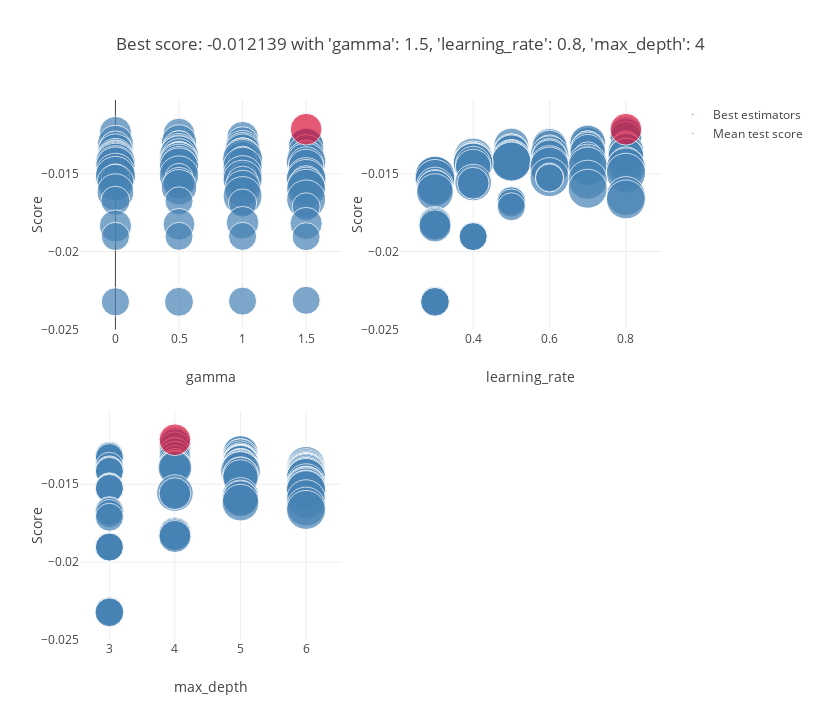

The code cell stored with this chart in its notebook:
### Code cell
cv_results = pd.DataFrame(grid_search.cv_results_).sort_values(by=['rank_test_score', 'mean_fit_time'])
detailed_results["XG"] = cv_results.iloc[0]


display(cv_results)
scores['xg_train'] = grid_result.best_score_
plot_grid_search(grid_result)
scores['xg_test']  = brier_score_loss(y_test,grid_search.best_estimator_.predict_proba(X_test)[:,1]
 )

### Figure 1 — Plotly figure (JSON) as saved in the notebook; plotly's stock layout.template omitted (floating-point values rounded to 4 significant figures)
{"data": [{"marker": {"color": "SteelBlue", "size": [1.027, 1.008, 1.009, 1.246, 0.9993, 0.9961, 1.267, 0.7896, 0.7753, 1.239, 0.7812, 1.244, 0.9981, 1.004, 0.7784, 1.252, 1.247, 1.008, 1.281, 1.242, 1.262, 1.249, 1.24, 1.009, 1.048, 1.507, 0.9928, 0.9963, 1.264, 0.7938, 1.014, 1.247, 1.246, 0.9964, 1.128, 1.526, 1.237, 1.253, 0.7866, 1.577, 0.7855, 1.54, 1.565, 0.7842, 1.521, 1.521, 1.52, 1.525, 1.577, 1.512, 1.24, 1.252, 1.516, 1.516, 1.516, 1.248, 1.513, 1.537, 1.527, 1.535, 0.7862, 1.585, 0.788, 1.511, 0.7785, 0.7868, 1.568, 1.509, 0.997, 1.012, 1.33, 1.008, 1.353, 1.245, 1.281, 1.506, 1.339, 1.501, 1.504, 0.8445, 0.7868, 0.7931, 0.7811, 1.053, 1.028, 1.004, 1.03, 0.7792, 0.783, 0.7888, 0.7787, 0.7824, 0.7834, 0.7934, 0.831], "sizemin": 4, "sizemode": "area", "sizeref": 0.001982}, "mode": "markers", "name": "Mean test score", "showlegend": true, "text": ["'gamma': 0,<br /> 'learning_rate': 0.8,<br /> 'max_depth': 4", "'gamma': 0.5,<br /> 'learning_rate': 0.8,<br /> 'max_depth': 4", "'gamma': 1,<br /> 'learning_rate': 0.8,<br /> 'max_depth': 4", "'gamma': 0.5,<br /> 'learning_rate': 0.7,<br /> 'max_depth': 5", "'gamma': 1,<br /> 'learning_rate': 0.7,<br /> 'max_depth': 4", "'gamma': 1.5,<br /> 'learning_rate': 0.7,<br /> 'max_depth': 4", "'gamma': 0,<br /> 'learning_rate': 0.7,<br /> 'max_depth': 5", "'gamma': 0.5,<br /> 'learning_rate': 0.8,<br /> 'max_depth': 3", "'gamma': 1.5,<br /> 'learning_rate': 0.8,<br /> 'max_depth': 3", "'gamma': 1.5,<br /> 'learning_rate': 0.5,<br /> 'max_depth': 5", "'gamma': 0,<br /> 'learning_rate': 0.8,<br /> 'max_depth': 3", "'gamma': 1.5,<br /> 'learning_rate': 0.6,<br /> 'max_depth': 5", "'gamma': 0.5,<br /> 'learning_rate': 0.7,<br /> 'max_depth': 4", "'gamma': 0,<br /> 'learning_rate': 0.7,<br /> 'max_depth': 4", "'gamma': 1,<br /> 'learning_rate': 0.8,<br /> 'max_depth': 3", "'gamma': 1,<br /> 'learning_rate': 0.6,<br /> 'max_depth': 5", "'gamma': 1,<br /> 'learning_rate': 0.7,<br /> 'max_depth': 5", "'gamma': 1.5,<br /> 'learning_rate': 0.6,<br /> 'max_depth': 4", "'gamma': 0.5,<br /> 'learning_rate': 0.8,<br /> 'max_depth': 5", "'gamma': 1,<br /> 'learning_rate': 0.5,<br /> 'max_depth': 5", "'gamma': 0,<br /> 'learning_rate': 0.5,<br /> 'max_depth': 5", "'gamma': 1.5,<br /> 'learning_rate': 0.7,<br /> 'max_depth': 5", "'gamma': 0.5,<br /> 'learning_rate': 0.5,<br /> 'max_depth': 5", "'gamma': 0.5,<br /> 'learning_rate': 0.6,<br /> 'max_depth': 4", "'gamma': 1,<br /> 'learning_rate': 0.6,<br /> 'max_depth': 4", "'gamma': 0.5,<br /> 'learning_rate': 0.6,<br /> 'max_depth': 6", "'gamma': 0,<br /> 'learning_rate': 0.6,<br /> 'max_depth': 4", "'gamma': 1.5,<br /> 'learning_rate': 0.5,<br /> 'max_depth': 4", "'gamma': 1,<br /> 'learning_rate': 0.8,<br /> 'max_depth': 5", "'gamma': 1.5,<br /> 'learning_rate': 0.7,<br /> 'max_depth': 3", "'gamma': 0,<br /> 'learning_rate': 0.5,<br /> 'max_depth': 4", "'gamma': 0,<br /> 'learning_rate': 0.8,<br /> 'max_depth': 5", "'gamma': 0.5,<br /> 'learning_rate': 0.6,<br /> 'max_depth': 5", "'gamma': 0.5,<br /> 'learning_rate': 0.5,<br /> 'max_depth': 4", "'gamma': 1,<br /> 'learning_rate': 0.5,<br /> 'max_depth': 4", "'gamma': 1,<br /> 'learning_rate': 0.4,<br /> 'max_depth': 6", "'gamma': 0,<br /> 'learning_rate': 0.6,<br /> 'max_depth': 5", "'gamma': 1,<br /> 'learning_rate': 0.4,<br /> 'max_depth': 5", "'gamma': 0,<br /> 'learning_rate': 0.7,<br /> 'max_depth': 3", "'gamma': 1,<br /> 'learning_rate': 0.5,<br /> 'max_depth': 6", "'gamma': 1,<br /> 'learning_rate': 0.7,<br /> 'max_depth': 3", "'gamma': 1.5,<br /> 'learning_rate': 0.5,<br /> 'max_depth': 6", "'gamma': 0,<br /> 'learning_rate': 0.4,<br /> 'max_depth': 5", "'gamma': 0.5,<br /> 'learning_rate': 0.7,<br /> 'max_depth': 3", "'gamma': 0.5,<br /> 'learning_rate': 0.5,<br /> 'max_depth': 6", "'gamma': 0,<br /> 'learning_rate': 0.5,<br /> 'max_depth': 6", "'gamma': 0.5,<br /> 'learning_rate': 0.4,<br /> 'max_depth': 6", "'gamma': 1.5,<br /> 'learning_rate': 0.4,<br /> 'max_depth': 6", "'gamma': 0,<br /> 'learning_rate': 0.4,<br /> 'max_depth': 6", "'gamma': 0.5,<br /> 'learning_rate': 0.7,<br /> 'max_depth': 6", "'gamma': 0.5,<br /> 'learning_rate': 0.4,<br /> 'max_depth': 5", "'gamma': 1.5,<br /> 'learning_rate': 0.8,<br /> 'max_depth': 5", "'gamma': 0,<br /> 'learning_rate': 0.6,<br /> 'max_depth': 6", "'gamma': 0,<br /> 'learning_rate': 0.7,<br /> 'max_depth': 6", "'gamma': 1,<br /> 'learning_rate': 0.6,<br /> 'max_depth': 6", "'gamma': 1.5,<br /> 'learning_rate': 0.4,<br /> 'max_depth': 5", "'gamma': 0.5,<br /> 'learning_rate': 0.8,<br /> 'max_depth': 6", "'gamma': 0,<br /> 'learning_rate': 0.8,<br /> 'max_depth': 6", "'gamma': 1,<br /> 'learning_rate': 0.3,<br /> 'max_depth': 6", "'gamma': 0.5,<br /> 'learning_rate': 0.3,<br /> 'max_depth': 6", "'gamma': 1,<br /> 'learning_rate': 0.6,<br /> 'max_depth': 3", "'gamma': 0,<br /> 'learning_rate': 0.3,<br /> 'max_depth': 6", "'gamma': 1.5,<br /> 'learning_rate': 0.6,<br /> 'max_depth': 3", "'gamma': 1.5,<br /> 'learning_rate': 0.6,<br /> 'max_depth': 6", "'gamma': 0.5,<br /> 'learning_rate': 0.6,<br /> 'max_depth': 3", "'gamma': 0,<br /> 'learning_rate': 0.6,<br /> 'max_depth': 3", "'gamma': 1.5,<br /> 'learning_rate': 0.3,<br /> 'max_depth': 6", "'gamma': 1,<br /> 'learning_rate': 0.7,<br /> 'max_depth': 6", "'gamma': 1.5,<br /> 'learning_rate': 0.4,<br /> 'max_depth': 4", "'gamma': 1,<br /> 'learning_rate': 0.4,<br /> 'max_depth': 4", "'gamma': 0,<br /> 'learning_rate': 0.4,<br /> 'max_depth': 4", "'gamma': 0.5,<br /> 'learning_rate': 0.4,<br /> 'max_depth': 4", "'gamma': 1.5,<br /> 'learning_rate': 0.3,<br /> 'max_depth': 5", "'gamma': 0.5,<br /> 'learning_rate': 0.3,<br /> 'max_depth': 5", "'gamma': 1,<br /> 'learning_rate': 0.3,<br /> 'max_depth': 5", "'gamma': 1.5,<br /> 'learning_rate': 0.7,<br /> 'max_depth': 6", "'gamma': 0,<br /> 'learning_rate': 0.3,<br /> 'max_depth': 5", "'gamma': 1,<br /> 'learning_rate': 0.8,<br /> 'max_depth': 6", "'gamma': 1.5,<br /> 'learning_rate': 0.8,<br /> 'max_depth': 6", "'gamma': 0,<br /> 'learning_rate': 0.5,<br /> 'max_depth': 3", "'gamma': 0.5,<br /> 'learning_rate': 0.5,<br /> 'max_depth': 3", "'gamma': 1,<br /> 'learning_rate': 0.5,<br /> 'max_depth': 3", "'gamma': 1.5,<br /> 'learning_rate': 0.5,<br /> 'max_depth': 3", "'gamma': 1,<br /> 'learning_rate': 0.3,<br /> 'max_depth': 4", "'gamma': 1.5,<br /> 'learning_rate': 0.3,<br /> 'max_depth': 4", "'gamma': 0.5,<br /> 'learning_rate': 0.3,<br /> 'max_depth': 4", "'gamma': 0,<br /> 'learning_rate': 0.3,<br /> 'max_depth': 4", "'gamma': 0.5,<br /> 'learning_rate': 0.4,<br /> 'max_depth': 3", "'gamma': 1,<br /> 'learning_rate': 0.4,<br /> 'max_depth': 3", "'gamma': 0,<br /> 'learning_rate': 0.4,<br /> 'max_depth': 3", "'gamma': 1.5,<br /> 'learning_rate': 0.4,<br /> 'max_depth': 3", "'gamma': 1.5,<br /> 'learning_rate': 0.3,<br /> 'max_depth': 3", "'gamma': 1,<br /> 'learning_rate': 0.3,<br /> 'max_depth': 3", "'gamma': 0,<br /> 'learning_rate': 0.3,<br /> 'max_depth': 3", "'gamma': 0.5,<br /> 'learning_rate': 0.3,<br /> 'max_depth': 3"], "type": "scatter", "x": [0, 0.5, 1, 0.5, 1, 1.5, 0, 0.5, 1.5, 1.5, 0, 1.5, 0.5, 0, 1, 1, 1, 1.5, 0.5, 1, 0, 1.5, 0.5, 0.5, 1, 0.5, 0, 1.5, 1, 1.5, 0, 0, 0.5, 0.5, 1, 1, 0, 1, 0, 1, 1, 1.5, 0, 0.5, 0.5, 0, 0.5, 1.5, 0, 0.5, 0.5, 1.5, 0, 0, 1, 1.5, 0.5, 0, 1, 0.5, 1, 0, 1.5, 1.5, 0.5, 0, 1.5, 1, 1.5, 1, 0, 0.5, 1.5, 0.5, 1, 1.5, 0, 1, 1.5, 0, 0.5, 1, 1.5, 1, 1.5, 0.5, 0, 0.5, 1, 0, 1.5, 1.5, 1, 0, 0.5], "xaxis": "x", "y": [-0.01235, -0.01245, -0.01266, -0.01299, -0.013, -0.01303, -0.01304, -0.01315, -0.01318, -0.0132, -0.01321, -0.01323, -0.01325, -0.01327, -0.01329, -0.01335, -0.01348, -0.01352, -0.01356, -0.01358, -0.01359, -0.01362, -0.01364, -0.01374, -0.01374, -0.01382, -0.01383, -0.01384, -0.01385, -0.01386, -0.01386, -0.01387, -0.01389, -0.01393, -0.01395, -0.01397, -0.01397, -0.01408, -0.01408, -0.01408, -0.01413, -0.01414, -0.01417, -0.01418, -0.0142, -0.01422, -0.01425, -0.01427, -0.01432, -0.01435, -0.01438, -0.01441, -0.01445, -0.01454, -0.01455, -0.01457, -0.0146, -0.01495, -0.0151, -0.01512, -0.01517, -0.01517, -0.0152, -0.01522, -0.01523, -0.01527, -0.01536, -0.01538, -0.0155, -0.01554, -0.01557, -0.01561, -0.01577, -0.01587, -0.01594, -0.01596, -0.01618, -0.01643, -0.01665, -0.01674, -0.01675, -0.01689, -0.01712, -0.01815, -0.01819, -0.01825, -0.01836, -0.01902, -0.01902, -0.01903, -0.01904, -0.02314, -0.02319, -0.02323, -0.02323], "yaxis": "y"}, {"marker": {"color": "Crimson", "size": [0.9997], "sizemin": 4, "sizemode": "area", "sizeref": 0.001982}, "mode": "markers", "name": "Best estimators", "showlegend": true, "text": ["{'gamma': 1.5, 'learning_rate': 0.8, 'max_depth': 4}"], "type": "scatter", "x": [1.5], "xaxis": "x", "y": [-0.01214], "yaxis": "y"}, {"marker": {"color": "SteelBlue", "size": [1.027, 1.008, 1.009, 1.246, 0.9993, 0.9961, 1.267, 0.7896, 0.7753, 1.239, 0.7812, 1.244, 0.9981, 1.004, 0.7784, 1.252, 1.247, 1.008, 1.281, 1.242, 1.262, 1.249, 1.24, 1.009, 1.048, 1.507, 0.9928, 0.9963, 1.264, 0.7938, 1.014, 1.247, 1.246, 0.9964, 1.128, 1.526, 1.237, 1.253, 0.7866, 1.577, 0.7855, 1.54, 1.565, 0.7842, 1.521, 1.521, 1.52, 1.525, 1.577, 1.512, 1.24, 1.252, 1.516, 1.516, 1.516, 1.248, 1.513, 1.537, 1.527, 1.535, 0.7862, 1.585, 0.788, 1.511, 0.7785, 0.7868, 1.568, 1.509, 0.997, 1.012, 1.33, 1.008, 1.353, 1.245, 1.281, 1.506, 1.339, 1.501, 1.504, 0.8445, 0.7868, 0.7931, 0.7811, 1.053, 1.028, 1.004, 1.03, 0.7792, 0.783, 0.7888, 0.7787, 0.7824, 0.7834, 0.7934, 0.831], "sizemin": 4, "sizemode": "area", "sizeref": 0.001982}, "mode": "markers", "name": "Mean test score", "showlegend": false, "text": ["'gamma': 0,<br /> 'learning_rate': 0.8,<br /> 'max_depth': 4", "'gamma': 0.5,<br /> 'learning_rate': 0.8,<br /> 'max_depth': 4", "'gamma': 1,<br /> 'learning_rate': 0.8,<br /> 'max_depth': 4", "'gamma': 0.5,<br /> 'learning_rate': 0.7,<br /> 'max_depth': 5", "'gamma': 1,<br /> 'learning_rate': 0.7,<br /> 'max_depth': 4", "'gamma': 1.5,<br /> 'learning_rate': 0.7,<br /> 'max_depth': 4", "'gamma': 0,<br /> 'learning_rate': 0.7,<br /> 'max_depth': 5", "'gamma': 0.5,<br /> 'learning_rate': 0.8,<br /> 'max_depth': 3", "'gamma': 1.5,<br /> 'learning_rate': 0.8,<br /> 'max_depth': 3", "'gamma': 1.5,<br /> 'learning_rate': 0.5,<br /> 'max_depth': 5", "'gamma': 0,<br /> 'learning_rate': 0.8,<br /> 'max_depth': 3", "'gamma': 1.5,<br /> 'learning_rate': 0.6,<br /> 'max_depth': 5", "'gamma': 0.5,<br /> 'learning_rate': 0.7,<br /> 'max_depth': 4", "'gamma': 0,<br /> 'learning_rate': 0.7,<br /> 'max_depth': 4", "'gamma': 1,<br /> 'learning_rate': 0.8,<br /> 'max_depth': 3", "'gamma': 1,<br /> 'learning_rate': 0.6,<br /> 'max_depth': 5", "'gamma': 1,<br /> 'learning_rate': 0.7,<br /> 'max_depth': 5", "'gamma': 1.5,<br /> 'learning_rate': 0.6,<br /> 'max_depth': 4", "'gamma': 0.5,<br /> 'learning_rate': 0.8,<br /> 'max_depth': 5", "'gamma': 1,<br /> 'learning_rate': 0.5,<br /> 'max_depth': 5", "'gamma': 0,<br /> 'learning_rate': 0.5,<br /> 'max_depth': 5", "'gamma': 1.5,<br /> 'learning_rate': 0.7,<br /> 'max_depth': 5", "'gamma': 0.5,<br /> 'learning_rate': 0.5,<br /> 'max_depth': 5", "'gamma': 0.5,<br /> 'learning_rate': 0.6,<br /> 'max_depth': 4", "'gamma': 1,<br /> 'learning_rate': 0.6,<br /> 'max_depth': 4", "'gamma': 0.5,<br /> 'learning_rate': 0.6,<br /> 'max_depth': 6", "'gamma': 0,<br /> 'learning_rate': 0.6,<br /> 'max_depth': 4", "'gamma': 1.5,<br /> 'learning_rate': 0.5,<br /> 'max_depth': 4", "'gamma': 1,<br /> 'learning_rate': 0.8,<br /> 'max_depth': 5", "'gamma': 1.5,<br /> 'learning_rate': 0.7,<br /> 'max_depth': 3", "'gamma': 0,<br /> 'learning_rate': 0.5,<br /> 'max_depth': 4", "'gamma': 0,<br /> 'learning_rate': 0.8,<br /> 'max_depth': 5", "'gamma': 0.5,<br /> 'learning_rate': 0.6,<br /> 'max_depth': 5", "'gamma': 0.5,<br /> 'learning_rate': 0.5,<br /> 'max_depth': 4", "'gamma': 1,<br /> 'learning_rate': 0.5,<br /> 'max_depth': 4", "'gamma': 1,<br /> 'learning_rate': 0.4,<br /> 'max_depth': 6", "'gamma': 0,<br /> 'learning_rate': 0.6,<br /> 'max_depth': 5", "'gamma': 1,<br /> 'learning_rate': 0.4,<br /> 'max_depth': 5", "'gamma': 0,<br /> 'learning_rate': 0.7,<br /> 'max_depth': 3", "'gamma': 1,<br /> 'learning_rate': 0.5,<br /> 'max_depth': 6", "'gamma': 1,<br /> 'learning_rate': 0.7,<br /> 'max_depth': 3", "'gamma': 1.5,<br /> 'learning_rate': 0.5,<br /> 'max_depth': 6", "'gamma': 0,<br /> 'learning_rate': 0.4,<br /> 'max_depth': 5", "'gamma': 0.5,<br /> 'learning_rate': 0.7,<br /> 'max_depth': 3", "'gamma': 0.5,<br /> 'learning_rate': 0.5,<br /> 'max_depth': 6", "'gamma': 0,<br /> 'learning_rate': 0.5,<br /> 'max_depth': 6", "'gamma': 0.5,<br /> 'learning_rate': 0.4,<br /> 'max_depth': 6", "'gamma': 1.5,<br /> 'learning_rate': 0.4,<br /> 'max_depth': 6", "'gamma': 0,<br /> 'learning_rate': 0.4,<br /> 'max_depth': 6", "'gamma': 0.5,<br /> 'learning_rate': 0.7,<br /> 'max_depth': 6", "'gamma': 0.5,<br /> 'learning_rate': 0.4,<br /> 'max_depth': 5", "'gamma': 1.5,<br /> 'learning_rate': 0.8,<br /> 'max_depth': 5", "'gamma': 0,<br /> 'learning_rate': 0.6,<br /> 'max_depth': 6", "'gamma': 0,<br /> 'learning_rate': 0.7,<br /> 'max_depth': 6", "'gamma': 1,<br /> 'learning_rate': 0.6,<br /> 'max_depth': 6", "'gamma': 1.5,<br /> 'learning_rate': 0.4,<br /> 'max_depth': 5", "'gamma': 0.5,<br /> 'learning_rate': 0.8,<br /> 'max_depth': 6", "'gamma': 0,<br /> 'learning_rate': 0.8,<br /> 'max_depth': 6", "'gamma': 1,<br /> 'learning_rate': 0.3,<br /> 'max_depth': 6", "'gamma': 0.5,<br /> 'learning_rate': 0.3,<br /> 'max_depth': 6", "'gamma': 1,<br /> 'learning_rate': 0.6,<br /> 'max_depth': 3", "'gamma': 0,<br /> 'learning_rate': 0.3,<br /> 'max_depth': 6", "'gamma': 1.5,<br /> 'learning_rate': 0.6,<br /> 'max_depth': 3", "'gamma': 1.5,<br /> 'learning_rate': 0.6,<br /> 'max_depth': 6", "'gamma': 0.5,<br /> 'learning_rate': 0.6,<br /> 'max_depth': 3", "'gamma': 0,<br /> 'learning_rate': 0.6,<br /> 'max_depth': 3", "'gamma': 1.5,<br /> 'learning_rate': 0.3,<br /> 'max_depth': 6", "'gamma': 1,<br /> 'learning_rate': 0.7,<br /> 'max_depth': 6", "'gamma': 1.5,<br /> 'learning_rate': 0.4,<br /> 'max_depth': 4", "'gamma': 1,<br /> 'learning_rate': 0.4,<br /> 'max_depth': 4", "'gamma': 0,<br /> 'learning_rate': 0.4,<br /> 'max_depth': 4", "'gamma': 0.5,<br /> 'learning_rate': 0.4,<br /> 'max_depth': 4", "'gamma': 1.5,<br /> 'learning_rate': 0.3,<br /> 'max_depth': 5", "'gamma': 0.5,<br /> 'learning_rate': 0.3,<br /> 'max_depth': 5", "'gamma': 1,<br /> 'learning_rate': 0.3,<br /> 'max_depth': 5", "'gamma': 1.5,<br /> 'learning_rate': 0.7,<br /> 'max_depth': 6", "'gamma': 0,<br /> 'learning_rate': 0.3,<br /> 'max_depth': 5", "'gamma': 1,<br /> 'learning_rate': 0.8,<br /> 'max_depth': 6", "'gamma': 1.5,<br /> 'learning_rate': 0.8,<br /> 'max_depth': 6", "'gamma': 0,<br /> 'learning_rate': 0.5,<br /> 'max_depth': 3", "'gamma': 0.5,<br /> 'learning_rate': 0.5,<br /> 'max_depth': 3", "'gamma': 1,<br /> 'learning_rate': 0.5,<br /> 'max_depth': 3", "'gamma': 1.5,<br /> 'learning_rate': 0.5,<br /> 'max_depth': 3", "'gamma': 1,<br /> 'learning_rate': 0.3,<br /> 'max_depth': 4", "'gamma': 1.5,<br /> 'learning_rate': 0.3,<br /> 'max_depth': 4", "'gamma': 0.5,<br /> 'learning_rate': 0.3,<br /> 'max_depth': 4", "'gamma': 0,<br /> 'learning_rate': 0.3,<br /> 'max_depth': 4", "'gamma': 0.5,<br /> 'learning_rate': 0.4,<br /> 'max_depth': 3", "'gamma': 1,<br /> 'learning_rate': 0.4,<br /> 'max_depth': 3", "'gamma': 0,<br /> 'learning_rate': 0.4,<br /> 'max_depth': 3", "'gamma': 1.5,<br /> 'learning_rate': 0.4,<br /> 'max_depth': 3", "'gamma': 1.5,<br /> 'learning_rate': 0.3,<br /> 'max_depth': 3", "'gamma': 1,<br /> 'learning_rate': 0.3,<br /> 'max_depth': 3", "'gamma': 0,<br /> 'learning_rate': 0.3,<br /> 'max_depth': 3", "'gamma': 0.5,<br /> 'learning_rate': 0.3,<br /> 'max_depth': 3"], "type": "scatter", "x": [0.8, 0.8, 0.8, 0.7, 0.7, 0.7, 0.7, 0.8, 0.8, 0.5, 0.8, 0.6, 0.7, 0.7, 0.8, 0.6, 0.7, 0.6, 0.8, 0.5, 0.5, 0.7, 0.5, 0.6, 0.6, 0.6, 0.6, 0.5, 0.8, 0.7, 0.5, 0.8, 0.6, 0.5, 0.5, 0.4, 0.6, 0.4, 0.7, 0.5, 0.7, 0.5, 0.4, 0.7, 0.5, 0.5, 0.4, 0.4, 0.4, 0.7, 0.4, 0.8, 0.6, 0.7, 0.6, 0.4, 0.8, 0.8, 0.3, 0.3, 0.6, 0.3, 0.6, 0.6, 0.6, 0.6, 0.3, 0.7, 0.4, 0.4, 0.4, 0.4, 0.3, 0.3, 0.3, 0.7, 0.3, 0.8, 0.8, 0.5, 0.5, 0.5, 0.5, 0.3, 0.3, 0.3, 0.3, 0.4, 0.4, 0.4, 0.4, 0.3, 0.3, 0.3, 0.3], "xaxis": "x2", "y": [-0.01235, -0.01245, -0.01266, -0.01299, -0.013, -0.01303, -0.01304, -0.01315, -0.01318, -0.0132, -0.01321, -0.01323, -0.01325, -0.01327, -0.01329, -0.01335, -0.01348, -0.01352, -0.01356, -0.01358, -0.01359, -0.01362, -0.01364, -0.01374, -0.01374, -0.01382, -0.01383, -0.01384, -0.01385, -0.01386, -0.01386, -0.01387, -0.01389, -0.01393, -0.01395, -0.01397, -0.01397, -0.01408, -0.01408, -0.01408, -0.01413, -0.01414, -0.01417, -0.01418, -0.0142, -0.01422, -0.01425, -0.01427, -0.01432, -0.01435, -0.01438, -0.01441, -0.01445, -0.01454, -0.01455, -0.01457, -0.0146, -0.01495, -0.0151, -0.01512, -0.01517, -0.01517, -0.0152, -0.01522, -0.01523, -0.01527, -0.01536, -0.01538, -0.0155, -0.01554, -0.01557, -0.01561, -0.01577, -0.01587, -0.01594, -0.01596, -0.01618, -0.01643, -0.01665, -0.01674, -0.01675, -0.01689, -0.01712, -0.01815, -0.01819, -0.01825, -0.01836, -0.01902, -0.01902, -0.01903, -0.01904, -0.02314, -0.02319, -0.02323, -0.02323], "yaxis": "y2"}, {"marker": {"color": "Crimson", "size": [0.9997], "sizemin": 4, "sizemode": "area", "sizeref": 0.001982}, "mode": "markers", "name": "Best estimators", "showlegend": false, "text": ["{'gamma': 1.5, 'learning_rate': 0.8, 'max_depth': 4}"], "type": "scatter", "x": [0.8], "xaxis": "x2", "y": [-0.01214], "yaxis": "y2"}, {"marker": {"color": "SteelBlue", "size": [1.027, 1.008, 1.009, 1.246, 0.9993, 0.9961, 1.267, 0.7896, 0.7753, 1.239, 0.7812, 1.244, 0.9981, 1.004, 0.7784, 1.252, 1.247, 1.008, 1.281, 1.242, 1.262, 1.249, 1.24, 1.009, 1.048, 1.507, 0.9928, 0.9963, 1.264, 0.7938, 1.014, 1.247, 1.246, 0.9964, 1.128, 1.526, 1.237, 1.253, 0.7866, 1.577, 0.7855, 1.54, 1.565, 0.7842, 1.521, 1.521, 1.52, 1.525, 1.577, 1.512, 1.24, 1.252, 1.516, 1.516, 1.516, 1.248, 1.513, 1.537, 1.527, 1.535, 0.7862, 1.585, 0.788, 1.511, 0.7785, 0.7868, 1.568, 1.509, 0.997, 1.012, 1.33, 1.008, 1.353, 1.245, 1.281, 1.506, 1.339, 1.501, 1.504, 0.8445, 0.7868, 0.7931, 0.7811, 1.053, 1.028, 1.004, 1.03, 0.7792, 0.783, 0.7888, 0.7787, 0.7824, 0.7834, 0.7934, 0.831], "sizemin": 4, "sizemode": "area", "sizeref": 0.001982}, "mode": "markers", "name": "Mean test score", "showlegend": false, "text": ["'gamma': 0,<br /> 'learning_rate': 0.8,<br /> 'max_depth': 4", "'gamma': 0.5,<br /> 'learning_rate': 0.8,<br /> 'max_depth': 4", "'gamma': 1,<br /> 'learning_rate': 0.8,<br /> 'max_depth': 4", "'gamma': 0.5,<br /> 'learning_rate': 0.7,<br /> 'max_depth': 5", "'gamma': 1,<br /> 'learning_rate': 0.7,<br /> 'max_depth': 4", "'gamma': 1.5,<br /> 'learning_rate': 0.7,<br /> 'max_depth': 4", "'gamma': 0,<br /> 'learning_rate': 0.7,<br /> 'max_depth': 5", "'gamma': 0.5,<br /> 'learning_rate': 0.8,<br /> 'max_depth': 3", "'gamma': 1.5,<br /> 'learning_rate': 0.8,<br /> 'max_depth': 3", "'gamma': 1.5,<br /> 'learning_rate': 0.5,<br /> 'max_depth': 5", "'gamma': 0,<br /> 'learning_rate': 0.8,<br /> 'max_depth': 3", "'gamma': 1.5,<br /> 'learning_rate': 0.6,<br /> 'max_depth': 5", "'gamma': 0.5,<br /> 'learning_rate': 0.7,<br /> 'max_depth': 4", "'gamma': 0,<br /> 'learning_rate': 0.7,<br /> 'max_depth': 4", "'gamma': 1,<br /> 'learning_rate': 0.8,<br /> 'max_depth': 3", "'gamma': 1,<br /> 'learning_rate': 0.6,<br /> 'max_depth': 5", "'gamma': 1,<br /> 'learning_rate': 0.7,<br /> 'max_depth': 5", "'gamma': 1.5,<br /> 'learning_rate': 0.6,<br /> 'max_depth': 4", "'gamma': 0.5,<br /> 'learning_rate': 0.8,<br /> 'max_depth': 5", "'gamma': 1,<br /> 'learning_rate': 0.5,<br /> 'max_depth': 5", "'gamma': 0,<br /> 'learning_rate': 0.5,<br /> 'max_depth': 5", "'gamma': 1.5,<br /> 'learning_rate': 0.7,<br /> 'max_depth': 5", "'gamma': 0.5,<br /> 'learning_rate': 0.5,<br /> 'max_depth': 5", "'gamma': 0.5,<br /> 'learning_rate': 0.6,<br /> 'max_depth': 4", "'gamma': 1,<br /> 'learning_rate': 0.6,<br /> 'max_depth': 4", "'gamma': 0.5,<br /> 'learning_rate': 0.6,<br /> 'max_depth': 6", "'gamma': 0,<br /> 'learning_rate': 0.6,<br /> 'max_depth': 4", "'gamma': 1.5,<br /> 'learning_rate': 0.5,<br /> 'max_depth': 4", "'gamma': 1,<br /> 'learning_rate': 0.8,<br /> 'max_depth': 5", "'gamma': 1.5,<br /> 'learning_rate': 0.7,<br /> 'max_depth': 3", "'gamma': 0,<br /> 'learning_rate': 0.5,<br /> 'max_depth': 4", "'gamma': 0,<br /> 'learning_rate': 0.8,<br /> 'max_depth': 5", "'gamma': 0.5,<br /> 'learning_rate': 0.6,<br /> 'max_depth': 5", "'gamma': 0.5,<br /> 'learning_rate': 0.5,<br /> 'max_depth': 4", "'gamma': 1,<br /> 'learning_rate': 0.5,<br /> 'max_depth': 4", "'gamma': 1,<br /> 'learning_rate': 0.4,<br /> 'max_depth': 6", "'gamma': 0,<br /> 'learning_rate': 0.6,<br /> 'max_depth': 5", "'gamma': 1,<br /> 'learning_rate': 0.4,<br /> 'max_depth': 5", "'gamma': 0,<br /> 'learning_rate': 0.7,<br /> 'max_depth': 3", "'gamma': 1,<br /> 'learning_rate': 0.5,<br /> 'max_depth': 6", "'gamma': 1,<br /> 'learning_rate': 0.7,<br /> 'max_depth': 3", "'gamma': 1.5,<br /> 'learning_rate': 0.5,<br /> 'max_depth': 6", "'gamma': 0,<br /> 'learning_rate': 0.4,<br /> 'max_depth': 5", "'gamma': 0.5,<br /> 'learning_rate': 0.7,<br /> 'max_depth': 3", "'gamma': 0.5,<br /> 'learning_rate': 0.5,<br /> 'max_depth': 6", "'gamma': 0,<br /> 'learning_rate': 0.5,<br /> 'max_depth': 6", "'gamma': 0.5,<br /> 'learning_rate': 0.4,<br /> 'max_depth': 6", "'gamma': 1.5,<br /> 'learning_rate': 0.4,<br /> 'max_depth': 6", "'gamma': 0,<br /> 'learning_rate': 0.4,<br /> 'max_depth': 6", "'gamma': 0.5,<br /> 'learning_rate': 0.7,<br /> 'max_depth': 6", "'gamma': 0.5,<br /> 'learning_rate': 0.4,<br /> 'max_depth': 5", "'gamma': 1.5,<br /> 'learning_rate': 0.8,<br /> 'max_depth': 5", "'gamma': 0,<br /> 'learning_rate': 0.6,<br /> 'max_depth': 6", "'gamma': 0,<br /> 'learning_rate': 0.7,<br /> 'max_depth': 6", "'gamma': 1,<br /> 'learning_rate': 0.6,<br /> 'max_depth': 6", "'gamma': 1.5,<br /> 'learning_rate': 0.4,<br /> 'max_depth': 5", "'gamma': 0.5,<br /> 'learning_rate': 0.8,<br /> 'max_depth': 6", "'gamma': 0,<br /> 'learning_rate': 0.8,<br /> 'max_depth': 6", "'gamma': 1,<br /> 'learning_rate': 0.3,<br /> 'max_depth': 6", "'gamma': 0.5,<br /> 'learning_rate': 0.3,<br /> 'max_depth': 6", "'gamma': 1,<br /> 'learning_rate': 0.6,<br /> 'max_depth': 3", "'gamma': 0,<br /> 'learning_rate': 0.3,<br /> 'max_depth': 6", "'gamma': 1.5,<br /> 'learning_rate': 0.6,<br /> 'max_depth': 3", "'gamma': 1.5,<br /> 'learning_rate': 0.6,<br /> 'max_depth': 6", "'gamma': 0.5,<br /> 'learning_rate': 0.6,<br /> 'max_depth': 3", "'gamma': 0,<br /> 'learning_rate': 0.6,<br /> 'max_depth': 3", "'gamma': 1.5,<br /> 'learning_rate': 0.3,<br /> 'max_depth': 6", "'gamma': 1,<br /> 'learning_rate': 0.7,<br /> 'max_depth': 6", "'gamma': 1.5,<br /> 'learning_rate': 0.4,<br /> 'max_depth': 4", "'gamma': 1,<br /> 'learning_rate': 0.4,<br /> 'max_depth': 4", "'gamma': 0,<br /> 'learning_rate': 0.4,<br /> 'max_depth': 4", "'gamma': 0.5,<br /> 'learning_rate': 0.4,<br /> 'max_depth': 4", "'gamma': 1.5,<br /> 'learning_rate': 0.3,<br /> 'max_depth': 5", "'gamma': 0.5,<br /> 'learning_rate': 0.3,<br /> 'max_depth': 5", "'gamma': 1,<br /> 'learning_rate': 0.3,<br /> 'max_depth': 5", "'gamma': 1.5,<br /> 'learning_rate': 0.7,<br /> 'max_depth': 6", "'gamma': 0,<br /> 'learning_rate': 0.3,<br /> 'max_depth': 5", "'gamma': 1,<br /> 'learning_rate': 0.8,<br /> 'max_depth': 6", "'gamma': 1.5,<br /> 'learning_rate': 0.8,<br /> 'max_depth': 6", "'gamma': 0,<br /> 'learning_rate': 0.5,<br /> 'max_depth': 3", "'gamma': 0.5,<br /> 'learning_rate': 0.5,<br /> 'max_depth': 3", "'gamma': 1,<br /> 'learning_rate': 0.5,<br /> 'max_depth': 3", "'gamma': 1.5,<br /> 'learning_rate': 0.5,<br /> 'max_depth': 3", "'gamma': 1,<br /> 'learning_rate': 0.3,<br /> 'max_depth': 4", "'gamma': 1.5,<br /> 'learning_rate': 0.3,<br /> 'max_depth': 4", "'gamma': 0.5,<br /> 'learning_rate': 0.3,<br /> 'max_depth': 4", "'gamma': 0,<br /> 'learning_rate': 0.3,<br /> 'max_depth': 4", "'gamma': 0.5,<br /> 'learning_rate': 0.4,<br /> 'max_depth': 3", "'gamma': 1,<br /> 'learning_rate': 0.4,<br /> 'max_depth': 3", "'gamma': 0,<br /> 'learning_rate': 0.4,<br /> 'max_depth': 3", "'gamma': 1.5,<br /> 'learning_rate': 0.4,<br /> 'max_depth': 3", "'gamma': 1.5,<br /> 'learning_rate': 0.3,<br /> 'max_depth': 3", "'gamma': 1,<br /> 'learning_rate': 0.3,<br /> 'max_depth': 3", "'gamma': 0,<br /> 'learning_rate': 0.3,<br /> 'max_depth': 3", "'gamma': 0.5,<br /> 'learning_rate': 0.3,<br /> 'max_depth': 3"], "type": "scatter", "x": [4, 4, 4, 5, 4, 4, 5, 3, 3, 5, 3, 5, 4, 4, 3, 5, 5, 4, 5, 5, 5, 5, 5, 4, 4, 6, 4, 4, 5, 3, 4, 5, 5, 4, 4, 6, 5, 5, 3, 6, 3, 6, 5, 3, 6, 6, 6, 6, 6, 6, 5, 5, 6, 6, 6, 5, 6, 6, 6, 6, 3, 6, 3, 6, 3, 3, 6, 6, 4, 4, 4, 4, 5, 5, 5, 6, 5, 6, 6, 3, 3, 3, 3, 4, 4, 4, 4, 3, 3, 3, 3, 3, 3, 3, 3], "xaxis": "x3", "y": [-0.01235, -0.01245, -0.01266, -0.01299, -0.013, -0.01303, -0.01304, -0.01315, -0.01318, -0.0132, -0.01321, -0.01323, -0.01325, -0.01327, -0.01329, -0.01335, -0.01348, -0.01352, -0.01356, -0.01358, -0.01359, -0.01362, -0.01364, -0.01374, -0.01374, -0.01382, -0.01383, -0.01384, -0.01385, -0.01386, -0.01386, -0.01387, -0.01389, -0.01393, -0.01395, -0.01397, -0.01397, -0.01408, -0.01408, -0.01408, -0.01413, -0.01414, -0.01417, -0.01418, -0.0142, -0.01422, -0.01425, -0.01427, -0.01432, -0.01435, -0.01438, -0.01441, -0.01445, -0.01454, -0.01455, -0.01457, -0.0146, -0.01495, -0.0151, -0.01512, -0.01517, -0.01517, -0.0152, -0.01522, -0.01523, -0.01527, -0.01536, -0.01538, -0.0155, -0.01554, -0.01557, -0.01561, -0.01577, -0.01587, -0.01594, -0.01596, -0.01618, -0.01643, -0.01665, -0.01674, -0.01675, -0.01689, -0.01712, -0.01815, -0.01819, -0.01825, -0.01836, -0.01902, -0.01902, -0.01903, -0.01904, -0.02314, -0.02319, -0.02323, -0.02323], "yaxis": "y3"}, {"marker": {"color": "Crimson", "size": [0.9997], "sizemin": 4, "sizemode": "area", "sizeref": 0.001982}, "mode": "markers", "name": "Best estimators", "showlegend": false, "text": ["{'gamma': 1.5, 'learning_rate': 0.8, 'max_depth': 4}"], "type": "scatter", "x": [4], "xaxis": "x3", "y": [-0.01214], "yaxis": "y3"}], "layout": {"height": 720, "hovermode": "closest", "legend": {"traceorder": "reversed"}, "title": {"text": "Best score: -0.012139 with 'gamma': 1.5, 'learning_rate': 0.8, 'max_depth': 4"}, "width": 820, "xaxis": {"anchor": "y", "domain": [0, 0.45], "title": {"text": "gamma"}}, "xaxis2": {"anchor": "y2", "domain": [0.55, 1], "title": {"text": "learning_rate"}}, "xaxis3": {"anchor": "y3", "domain": [0, 0.45], "title": {"text": "max_depth"}}, "xaxis4": {"anchor": "y4", "domain": [0.55, 1]}, "yaxis": {"anchor": "x", "domain": [0.575, 1], "title": {"text": "Score"}}, "yaxis2": {"anchor": "x2", "domain": [0.575, 1], "title": {"text": "Score"}}, "yaxis3": {"anchor": "x3", "domain": [0, 0.425], "title": {"text": "Score"}}, "yaxis4": {"anchor": "x4", "domain": [0, 0.425]}}}
